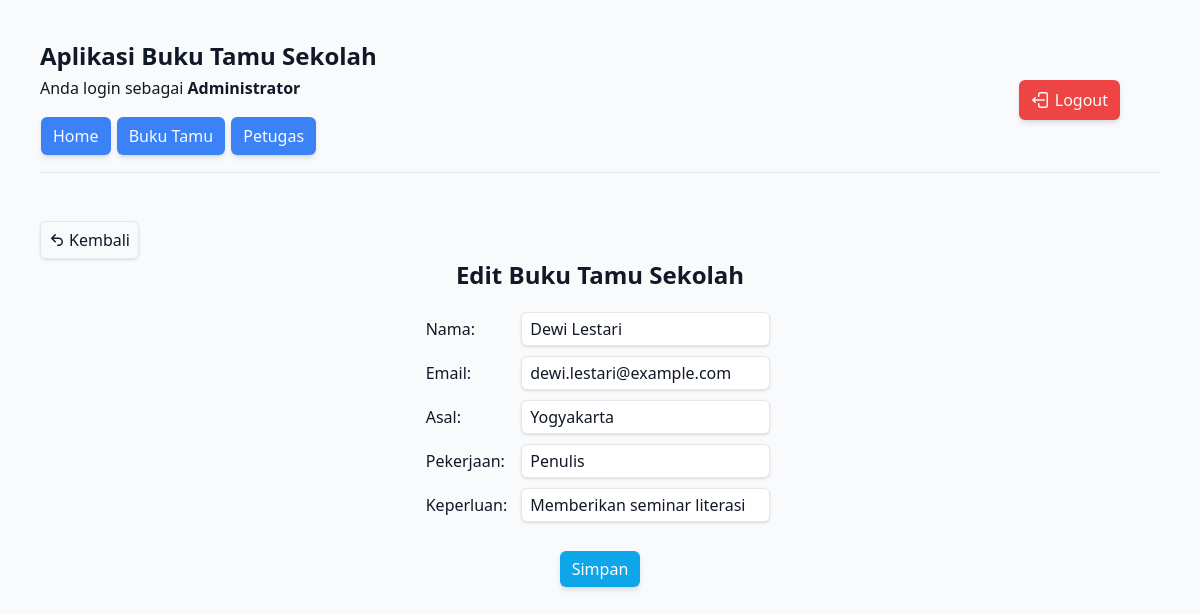
The page /src/views/admin.php?url=edit-buku-tamu&id_tamu=65 (signed in) on the database its author committed.
### tables this page shows
CREATE TABLE `tamu` (
  `id_tamu` int(11) NOT NULL,
  `nama` varchar(32) NOT NULL,
  `email` varchar(32) NOT NULL,
  `asal` varchar(32) NOT NULL,
  `pekerjaan` varchar(32) NOT NULL,
  `keperluan` varchar(48) NOT NULL,
  `waktu_buku_tamu` timestamp NOT NULL DEFAULT current_timestamp() ON UPDATE current_timestamp()
);

### src/views/layouts/edit-buku-tamu.php (the view, shortened to what this page needs)
<?php
include '../../inc/conn.php';
$id_tamu = $_GET['id_tamu'];
$query = "SELECT * FROM tamu WHERE id_tamu='$id_tamu'";
$result = mysqli_query($conn, $query);
$data = mysqli_fetch_array($result);
?>
<br />
<br />
<a class="inline-flex items-center gap-1 py-1.5 px-2 rounded-md shadow hover:shadow-md border duration-300" href="?url=buku-tamu">
    Kembali
</a>
<div class="flex items-center flex-col">
    <h3 class="font-bold text-2xl mb-4">Edit Buku Tamu Sekolah</h3>
    <form class="text-center" action="../processes/bukuTamuCrud.php?action=edit&id_tamu=<?= $id_tamu ?>" method="post">
        <table class="flex justify-center text-start">
            <tr>
                <td><label for="nama">Nama:</label></td>
                <td><input value="<?= $data['nama'] ?>" class="m-1 ml-3 p-1 px-2 border rounded-md shadow" type="text" name="nama" id="nama" required></td>
            </tr>
            <tr>
                <td><label for="email">Email:</label></td>
                <td><input value="<?= $data['email'] ?>" class="m-1 ml-3 p-1 px-2 border rounded-md shadow" type="text" name="email" id="email" required></td>
            </tr>
            <tr>
                <td><label for="asal">Asal:</label></td>
                <td><input value="<?= $data['asal'] ?>" class="m-1 ml-3 p-1 px-2 border rounded-md shadow" type="text" name="asal" id="asal" required></td>
            </tr>
            <tr>
                <td><label for="pekerjaan">Pekerjaan:</label></td>
                <td><input value="<?= $data['pekerjaan'] ?>" class="m-1 ml-3 p-1 px-2 border rounded-md shadow" type="text" name="pekerjaan" id="pekerjaan" required></td>
            </tr>
            <tr>
                <td><label for="keperluan">Keperluan:</label></td>
                <td><input value="<?= $data['keperluan'] ?>" class="m-1 ml-3 p-1 px-2 border rounded-md shadow" type="text" name="keperluan" id="keperluan" required></td>
            </tr>
        </table>
        <button type="submit" class="mt-6 py-1.5 px-3 rounded-md shadow-md hover:shadow-lg text-white bg-sky-500 hover:bg-sky-600 duration-300">Simpan</button>
    </form>
</div>

### public/css/style.css (style rules this page uses)
*,:after,:before { box-sizing:border-box;border:0 solid #e5e7eb }
:after,:before { --tw-content:"" }
:host,html { line-height:1.5;-webkit-text-size-adjust:100%;-moz-tab-size:4;-o-tab-size:4;tab-size:4;font-family:ui-sans-serif,system-ui,sans-serif,Apple Color Emoji,Segoe UI Emoji,Segoe UI Symbol,Noto Color Emoji;font-feature-settings:normal;font-variation-settings:normal;-webkit-tap-highlight-color:transparent }
body { margin:0;line-height:inherit }
h1,h2,h3,h4,h5,h6 { font-size:inherit;font-weight:inherit }
a { color:inherit;text-decoration:inherit }
table { text-indent:0;border-color:inherit;border-collapse:collapse }
button,input,optgroup,select,textarea { font-family:inherit;font-feature-settings:inherit;font-variation-settings:inherit;font-size:100%;font-weight:inherit;line-height:inherit;letter-spacing:inherit;color:inherit;margin:0;padding:0 }
button,select { text-transform:none }
button,input:where([type=button]),input:where([type=reset]),input:where([type=submit]) { -webkit-appearance:button;background-color:initial;background-image:none }
blockquote,dd,dl,figure,h1,h2,h3,h4,h5,h6,hr,p,pre { margin:0 }
input::placeholder,textarea::placeholder { opacity:1;color:#9ca3af }
[role=button],button { cursor:pointer }
audio,canvas,embed,iframe,img,object,svg,video { display:block;vertical-align:middle }
*,::backdrop,:after,:before { --tw-border-spacing-x:0;--tw-border-spacing-y:0;--tw-translate-x:0;--tw-translate-y:0;--tw-rotate:0;--tw-skew-x:0;--tw-skew-y:0;--tw-scale-x:1;--tw-scale-y:1;--tw-pan-x: ;--tw-pan-y: ;--tw-pinch-zoom: ;--tw-scroll-snap-strictness:proximity;--tw-gradient-from-position: ;--tw-gradient-via-position: ;--tw-gradient-to-position: ;--tw-ordinal: ;--tw-slashed-zero: ;--tw-numeric-figure: ;--tw-numeric-spacing: ;--tw-numeric-fraction: ;--tw-ring-inset: ;--tw-ring-offset-width:0px;--tw-ring-offset-color:#fff;--tw-ring-color:#3b82f680;--tw-ring-offset-shadow:0 0 #0000;--tw-ring-shadow:0 0 #0000;--tw-shadow:0 0 #0000;--tw-shadow-colored:0 0 #0000;--tw-blur: ;--tw-brightness: ;--tw-contrast: ;--tw-grayscale: ;--tw-hue-rotate: ;--tw-invert: ;--tw-saturate: ;--tw-sepia: ;--tw-drop-shadow: ;--tw-backdrop-blur: ;--tw-backdrop-brightness: ;--tw-backdrop-contrast: ;--tw-backdrop-grayscale: ;--tw-backdrop-hue-rotate: ;--tw-backdrop-invert: ;--tw-backdrop-opacity: ;--tw-backdrop-saturate: ;--tw-backdrop-sepia: ;--tw-contain-size: ;--tw-contain-layout: ;--tw-contain-paint: ;--tw-contain-style: }
.m-1 { margin:.25rem }
.mb-4,.my-4 { margin-bottom:1rem }
.ml-3 { margin-left:.75rem }
.mt-6 { margin-top:1.5rem }
.flex { display:flex }
.inline-flex { display:inline-flex }
.size-4 { width:1rem;height:1rem }
.flex-col { flex-direction:column }
.items-center { align-items:center }
.justify-center { justify-content:center }
.gap-1 { gap:.25rem }
.rounded-md { border-radius:.375rem }
.border { border-width:1px }
.bg-gray-50 { --tw-bg-opacity:1;background-color:rgb(249 250 251/var(--tw-bg-opacity)) }
.bg-sky-500 { --tw-bg-opacity:1;background-color:rgb(14 165 233/var(--tw-bg-opacity)) }
.p-1 { padding:.25rem }
.px-2 { padding-left:.5rem;padding-right:.5rem }
.px-3 { padding-left:.75rem;padding-right:.75rem }
.py-1\.5 { padding-top:.375rem;padding-bottom:.375rem }
.text-center { text-align:center }
.text-start { text-align:start }
.text-2xl { font-size:1.5rem;line-height:2rem }
.font-bold { font-weight:700 }
.text-gray-900 { --tw-text-opacity:1;color:rgb(17 24 39/var(--tw-text-opacity)) }
.text-white { --tw-text-opacity:1;color:rgb(255 255 255/var(--tw-text-opacity)) }
.shadow { --tw-shadow:0 1px 3px 0 #0000001a,0 1px 2px -1px #0000001a;--tw-shadow-colored:0 1px 3px 0 var(--tw-shadow-color),0 1px 2px -1px var(--tw-shadow-color) }
.shadow,.shadow-md { box-shadow:var(--tw-ring-offset-shadow,0 0 #0000),var(--tw-ring-shadow,0 0 #0000),var(--tw-shadow) }
.shadow-md { --tw-shadow:0 4px 6px -1px #0000001a,0 2px 4px -2px #0000001a;--tw-shadow-colored:0 4px 6px -1px var(--tw-shadow-color),0 2px 4px -2px var(--tw-shadow-color) }
.duration-300 { transition-duration:.3s }

### rows shown on the page
tamu: nama "Dewi Lestari", email "dewi.lestari@example.com", asal "Yogyakarta", pekerjaan "Penulis", keperluan "Memberikan seminar literasi"
